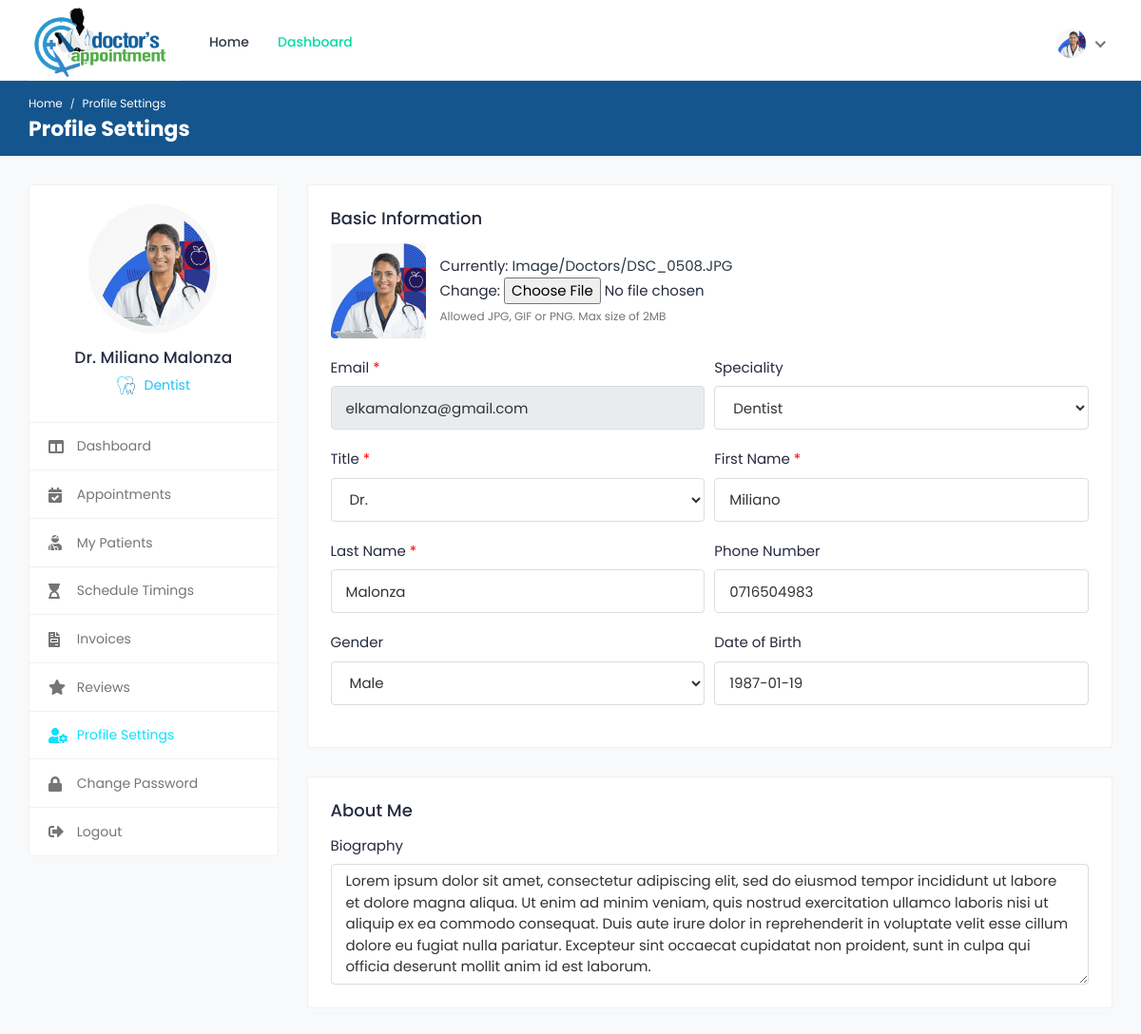
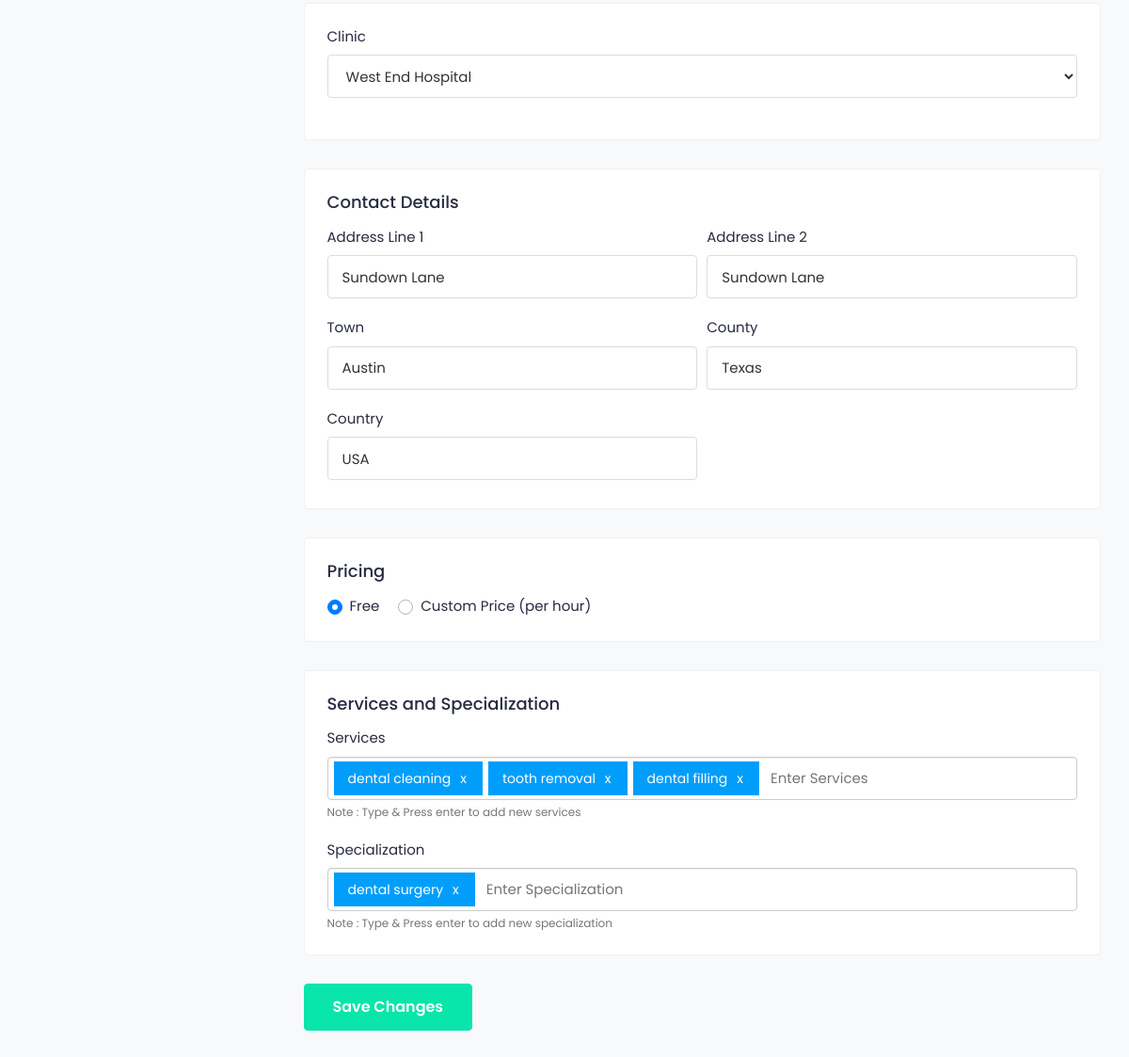
Screenshot of /doctors/profile-settings/ (signed in) with the database file from the repository (2 pictures, top to bottom).
### appointments/models.py (models this page shows, shortened)
class Doctor(models.Model):
	user = models.OneToOneField(User, on_delete=models.CASCADE)
	image = models.ImageField('Profile Image', upload_to='Image/Doctors',
		max_length=500, default='dummy.png')
	first_name = models.CharField('First Name', max_length=50)
	second_name =  models.CharField('Second Name', max_length=50)
	title = models.CharField('Title', max_length=200, default='Dr.')
	phone_no = models.CharField('Phone Number', max_length=50)
	email = models.EmailField('Email', max_length=250)
	gender = models.CharField('Gender', max_length=10)
	d_o_b = models.DateField('Date of Birth', blank=True)
	biography = models.CharField('Biography', max_length=1000, blank=True)
	address_line1 = models.CharField('Address Line 1', max_length=200, blank=True)
	address_line2 = models.CharField('Address Line 2', max_length=200, blank=True)
	country = models.CharField('Country', max_length=100, blank=True)
	county = models.CharField('County', max_length=100, blank=True)
	town = models.CharField('Town', max_length=100, blank=True)
	pricing =  models.FloatField('Amount', default=0.00)
	services = models.CharField('Services', max_length=1000, blank=True)
	specialization = models.CharField('Specialization', max_length=1000, blank=True)
	clinic = models.CharField('Clinic', max_length=100, blank=True)
	clinic_address = models.CharField('Clinic Address', max_length=100, blank=True)
	speciality = models.OneToOneField(Speciality, on_delete=models.CASCADE)
	drclinic = models.ForeignKey(Clinic, on_delete=models.CASCADE)
	''' user, image, first_name, second_name, title, phone_no, email, gender, d_o_b, biography,
	address_line1, address_line2, country, county, town, pricing, services, specialization, clinic,
	clinic_address, speciality'''

class Speciality(models.Model):
	name = models.CharField('Name', max_length=100)
	image = models.ImageField('Image', upload_to='Image/Speciality', max_length=500)

class Clinic(models.Model):
	name = models.CharField('Name', max_length=100)
	address = models.CharField('Name', max_length=300)

### appointments/views.py (the view)
# urls.py: path('doctors/profile-settings/', views.doctor_profile_settings, name='doctor-profile-settings'),
@login_required(login_url='/login/')
@user_passes_test(check_doctor, login_url='/login/')
def doctor_profile_settings(request):
	if request.method == 'POST':
		if int(request.POST['user']) == request.user.id:
			try:
				a = Doctor.objects.get(user=request.user.id)
				f = DoctorForm(request.POST, request.FILES, instance=a)
				f.save()
				user=request.user
				user.last_name = request.POST['second_name']
				user.first_name = request.POST['first_name']
				user.email = request.POST['email']
				user.save()
				return HttpResponseRedirect('../profile/settings-page2/')
			except Exception:
				form = DoctorForm(request.POST, request.FILES)
				if form.is_valid():
					form.save()
					user=request.user
					user.last_name = request.POST['second_name']
					user.first_name = request.POST['first_name']
					user.email = request.POST['email']
					user.save()
					return HttpResponseRedirect('../profile/settings-page2/')
				else:
					return HttpResponse(form.errors)
		else:
			return HttpResponse("form.errors")
	else:
		profile = None
		form = None
		try:
			profile = Doctor.objects.get(user=request.user.id)
			form = DoctorForm(instance=profile)
		except Exception:
			form = DoctorForm()
		specialities = Speciality.objects.all()
		clinics = Clinic.objects.all()
		return render(request, 'doctors/doctor-profile-settings.html', {'specialities': specialities,
			'profile': profile, 'form': form,'clinics':clinics})

### appointments/forms.py
class DoctorForm(ModelForm):
	class Meta:
		model = Doctor
		fields = ('user', 'image', 'first_name', 'second_name', 'title', 'd_o_b', 'gender', 'biography',
			'phone_no', 'email', 'address_line1', 'address_line2', 'country', 'county', 'town', 'pricing',
			'services', 'specialization', 'clinic', 'clinic_address', 'speciality','drclinic')

### appointments/views.py (called while the page is built)
def check_doctor(user):
	group = user.groups.get()
	return group.name=='doctors_group'

### appointments/templates/doctors/doctor-profile-settings.html (shortened to what this page needs)
{% extends "doctors/base.html" %}
{% load static %}
{% block css %}
	<link rel="stylesheet" href="{% static 'cas/css/bootstrap-datetimepicker.min.css' %}">
	<link rel="stylesheet" href="{% static 'cas/plugins/select2/css/select2.min.css' %}">
	<link rel="stylesheet" href="{% static 'cas/plugins/bootstrap-tagsinput/css/bootstrap-tagsinput.css' %}">
	<link rel="stylesheet" href="{% static 'cas/plugins/dropzone/dropzone.min.css' %}">
{% endblock %}
{% block breadcrumb %}Profile Settings{% endblock %}
{% block breadcrumb1 %}Profile Settings{% endblock %}
{% block sidenav %}
	<ul>
		<li>
			<a href="{% url 'doctor-dashboard' %}">
				<i class="fas fa-columns"></i>
				<span>Dashboard</span>
			</a>
		</li>
		<li>
			<a href="{% url 'appointments' %}">
				<i class="fas fa-calendar-check"></i>
				<span>Appointments</span>
			</a>
		</li>
		<li>
			<a href="{% url 'my-patients' %}">
				<i class="fas fa-user-injured"></i>
				<span>My Patients</span>
			</a>
		</li>
		<li>
			<a href="{% url 'schedule-timings' %}">
				<i class="fas fa-hourglass-start"></i>
				<span>Schedule Timings</span>
			</a>
		</li>
		<li>
			<a href="{% url 'invoices' %}">
				<i class="fas fa-file-invoice"></i>
				<span>Invoices</span>
			</a>
		</li>
		<li>
			<a href="{% url 'reviews' %}">
				<i class="fas fa-star"></i>
				<span>Reviews</span>
			</a>
		</li>
		<li class="active">
			<a href="{% url 'doctor-profile-settings' %}">
				<i class="fas fa-user-cog"></i>
				<span>Profile Settings</span>
			</a>
		</li>
		<li>
			<a href="{% url 'doctor-change-password' %}">
				<i class="fas fa-lock"></i>
				<span>Change Password</span>
			</a>
		</li>
		<li>
			<a href="{% url 'logout' %}">
				<i class="fas fa-sign-out-alt"></i>
				<span>Logout</span>
			</a>
		</li>
	</ul>
{% endblock %}
{% block content %}
<div class="col-md-7 col-lg-8 col-xl-9">
	<form enctype="multipart/form-data" method="post" action="{% url 'doctor-profile-settings' %}">
		<div class="card">
			<div class="card-body">
				<h4 class="card-title">Basic Information</h4>
				<div class="row form-row">
					<div class="col-md-12">
						<div class="form-group">
							<div class="change-avatar">
								<div class="profile-img">
									<img src="{{profile.image.url}}" alt="User Image">
								</div>
								<div class="upload-img">
									{% for field in form %}
										{% if field.name == 'image' %}
											{{field}}
										{% endif %}
									{% endfor %}
									<small class="form-text text-muted">Allowed JPG, GIF or PNG. Max size of 2MB</small>
								</div>
							</div>
						</div>
					</div>
					<div class="col-md-6">
						<div class="form-group">
							<label>Email <span class="text-danger">*</span></label>
							<input type="email" class="form-control" value="{{user.email}}" name="email" readonly>
						</div>
					</div>
					<div class="col-md-6">
						<div class="form-group">
							<label>Speciality</label>
							<select class="form-control" name="speciality">
								{% if profile.speciality != None %}
									<option value="{{profile.speciality.id}}" selected>{{profile.speciality.name}}</option>
								{% endif %}
							</select>
						</div>
					</div>
					<div class="col-md-6">
						<div class="form-group">
							<label>Title <span class="text-danger">*</span></label>
							<select class="form-control" name="title">
							{% if profile.title != None %}
								<option value="{{profile.title}}" selected>{{profile.title}}</option>
							{% endif %}
							</select>
						</div>
					</div>
					<div class="col-md-6">
						<div class="form-group">
							<label>First Name <span class="text-danger">*</span></label>
							<input type="text" class="form-control" name="first_name" value="{{user.first_name}}">
						</div>
					</div>
					<div class="col-md-6">
						<div class="form-group">
							<label>Last Name <span class="text-danger">*</span></label>
							<input type="text" class="form-control" name="second_name" value="{{user.last_name}}">
						</div>
					</div>
					<div class="col-md-6">
						<div class="form-group">
							<label>Phone Number</label>
							<input type="text" class="form-control" name="phone_no" value="{{profile.phone_no}}">
						</div>
					</div>
					<div class="col-md-6">
						<div class="form-group">
							<label>Gender</label>
							<select class="form-control" name="gender">
								{% if profile.gender != None %}
									<option value="{{profile.gender}}" selected>{{profile.gender}}</option>
								{% endif %}
							</select>
						</div>
					</div>
					<div class="col-md-6">
						<div class="form-group mb-0">
							<label>Date of Birth</label>
							<input type="text" class="form-control datetimepicker" name=" d_o_b" value="{{profile.d_o_b|date:"Y-m-d"}}">
						</div>
					</div>
				</div>
			</div>
		</div>
		<div class="card">
			<div class="card-body">
				<h4 class="card-title">About Me</h4>
				<div class="form-group mb-0">
					<label>Biography</label>
					<textarea class="form-control" rows="5" name="biography">{{profile.biography}}</textarea>
				</div>
			</div>
		</div>
		<div class="card">
			<div class="card-body">
			<div class="form-group">
				<label>Clinic</label>
				<select class="form-control" name="drclinic">
					{% if profile.drclinic != None %}
						<option value="{{profile.drclinic.id}}" selected>{{profile.drclinic.name}}</option>
					{% endif %}
				</select>
			</div>
        </div>
		</div>
		<div class="card contact-card">
			<div class="card-body">
				<h4 class="card-title">Contact Details</h4>
				<div class="row form-row">
					<div class="col-md-6">
						<div class="form-group">
							<label>Address Line 1</label>
							<input type="text" class="form-control" name="address_line1" value="{{profile.address_line1}}">
						</div>
					</div>
					<div class="col-md-6">
						<div class="form-group">
							<label class="control-label">Address Line 2</label>
							<input type="text" class="form-control" name="address_line2" value="{{profile.address_line2}}">
						</div>
					</div>
					<div class="col-md-6">
						<div class="form-group">
							<label class="control-label">Town</label>
							<input type="text" class="form-control" name="town" value="{{profile.town}}">
						</div>
					</div>
					<div class="col-md-6">
						<div class="form-group">
							<label class="control-label">County</label>
							<input type="text" class="form-control" name="county" value="{{profile.county}}">
						</div>
					</div>
					<div class="col-md-6">
						<div class="form-group">
							<label class="control-label">Country</label>
							<input type="text" class="form-control" name="country" value="{{profile.country}}">
						</div>
					</div>
				</div>
			</div>
		</div>
		<div class="card">
			<div class="card-body">
				<h4 class="card-title">Pricing</h4>
				<div class="form-group mb-0">
					<div id="pricing_select">
						<div class="custom-control custom-radio custom-control-inline">
							<label class="custom-control-label" for="price_free">Free</label>
						</div>
						<div class="custom-control custom-radio custom-control-inline">
							<label class="custom-control-label" for="price_custom">Custom Price (per hour)</label>
						</div>
					</div>
				</div>
			</div>
		</div>
		<div class="card services-card">
			<div class="card-body">
				<h4 class="card-title">Services and Specialization</h4>
				<div class="form-group">
					<label>Services</label>
					<small class="form-text text-muted">Note : Type & Press enter to add new services</small>
				</div>
				<div class="form-group mb-0">
					<label>Specialization </label>
					<small class="form-text text-muted">Note : Type & Press  enter to add new specialization</small>
				</div>
			</div>
		</div>
		<div class="submit-section submit-btn-bottom">
			<button type="submit" class="btn btn-primary submit-btn">Save Changes</button>
		</div>
	</form>
</div>
{% endblock %}

### appointments/templates/doctors/base.html (shortened to what this page needs)
<!DOCTYPE html>
<html lang="en">
<head>
		{% load static %}
		<link rel="stylesheet" href="{% static 'cas/css/bootstrap.min.css' %}">
		<link rel="stylesheet" href="{% static 'cas/plugins/fontawesome/css/fontawesome.min.css' %}">
		<link rel="stylesheet" href="{% static 'cas/plugins/fontawesome/css/all.min.css' %}">
		<link rel="stylesheet" href="{% static 'cas/css/style.css' %}">
		{% block css %}
		{% endblock %}
	</head>
	<body>
		<div class="main-wrapper">
			<header class="header">
				<nav class="navbar navbar-expand-lg header-nav">
					<div class="navbar-header">
						<a href="{% url 'index' %}" class="navbar-brand logo">
							<img src="{% static 'cas/img/logo.png' %}" class="img-fluid" alt="Logo">
						</a>
					</div>
					<div class="main-menu-wrapper">
						<ul class="main-nav">
							<li>
								<a href="{% url 'index' %}">Home</a>
							</li>
							<li class="active"><a href="{% url 'doctor-dashboard' %}">Dashboard</a></li>
						</ul>
					</div>
					<ul class="nav header-navbar-rht">
						<li class="nav-item dropdown has-arrow logged-item">
							<a href="#" class="dropdown-toggle nav-link" data-toggle="dropdown">
								<span class="user-img">
									<img class="rounded-circle" src="{{profile.image.url}}" width="31" alt="{{user.first_name}} {{user.last_name}}">
								</span>
							</a>
						</li>
					</ul>
				</nav>
			</header>
			<div class="breadcrumb-bar">
				<div class="container-fluid">
					<div class="row align-items-center">
						<div class="col-md-12 col-12">
							<nav aria-label="breadcrumb" class="page-breadcrumb">
								<ol class="breadcrumb">
									<li class="breadcrumb-item"><a href="{% url 'index' %}">Home</a></li>
									<li class="breadcrumb-item active" aria-current="page">{% block breadcrumb %}{% endblock %}</li>
								</ol>
							</nav>
							<h2 class="breadcrumb-title">{% block breadcrumb1 %} {% endblock %}</h2>
						</div>
					</div>
				</div>
			</div>
			<div class="content">
				<div class="container-fluid">
					<div class="row">
						<div class="col-md-5 col-lg-4 col-xl-3 theiaStickySidebar">
							<div class="profile-sidebar">
								<div class="widget-profile pro-widget-content">
									<div class="profile-info-widget">
										<a href="#" class="booking-doc-img">
											<img src="{{profile.image.url}}" alt="User Image">
										</a>
										<div class="profile-det-info">
											<h3>{{profile.title}} {{user.first_name}} {{user.last_name}}</h3>
											{% if profile != None %}
											<div class="patient-details">
												<p class="doc-department"><img src="{{profile.speciality.image.url}}" class="img-fluid" alt="S">{{profile.speciality.name}}</p>
											</div>
											{% endif %}
										</div>
									</div>
								</div>
								<div class="dashboard-widget">
									<nav class="dashboard-menu">
										{% block sidenav %}
										{% endblock %}
									</nav>
								</div>
							</div>
						</div>
						{% block content %}
						{% endblock %}
					</div>
				</div>
			</div>
		</div>
	</body>
</html>

### rows the page displays
Doctor: image (picture), title "Dr.", speciality.image (picture), speciality.name "Dentist", speciality "Dentist", phone_no "0716504983", gender "Male", d_o_b "1987-01-19", biography "Lorem ipsum dolor sit amet, consectetur adipiscing elit, sed do eiusmod tempor incididunt ut labore et dolore magna aliqua. Ut enim ad minim veniam, quis nostrud exercitation ullamco laboris nisi ut aliquip ex ea commodo consequat. Duis aute irure dolor in reprehenderit in voluptate velit esse cillum dolore eu fugiat nulla pariatur. Excepteur sint occaecat cupidatat non proident, sunt in culpa qui officia deserunt mollit anim id est laborum.", drclinic "West End Hospital", address_line1 "Sundown Lane", address_line2 "Sundown Lane", town "Austin", county "Texas", country "USA"

### other values shown
{{ user.first_name }} "Miliano"
{{ user.last_name }} "Malonza"
